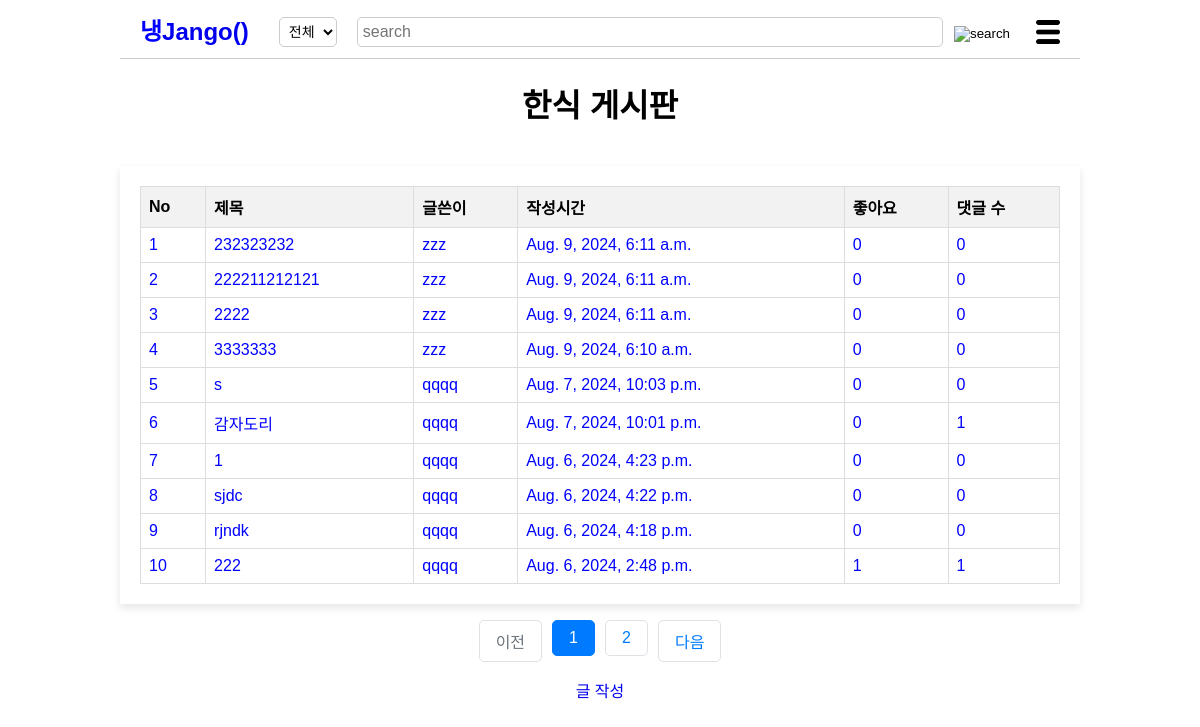
Before: /koreapost/ with the older database file.
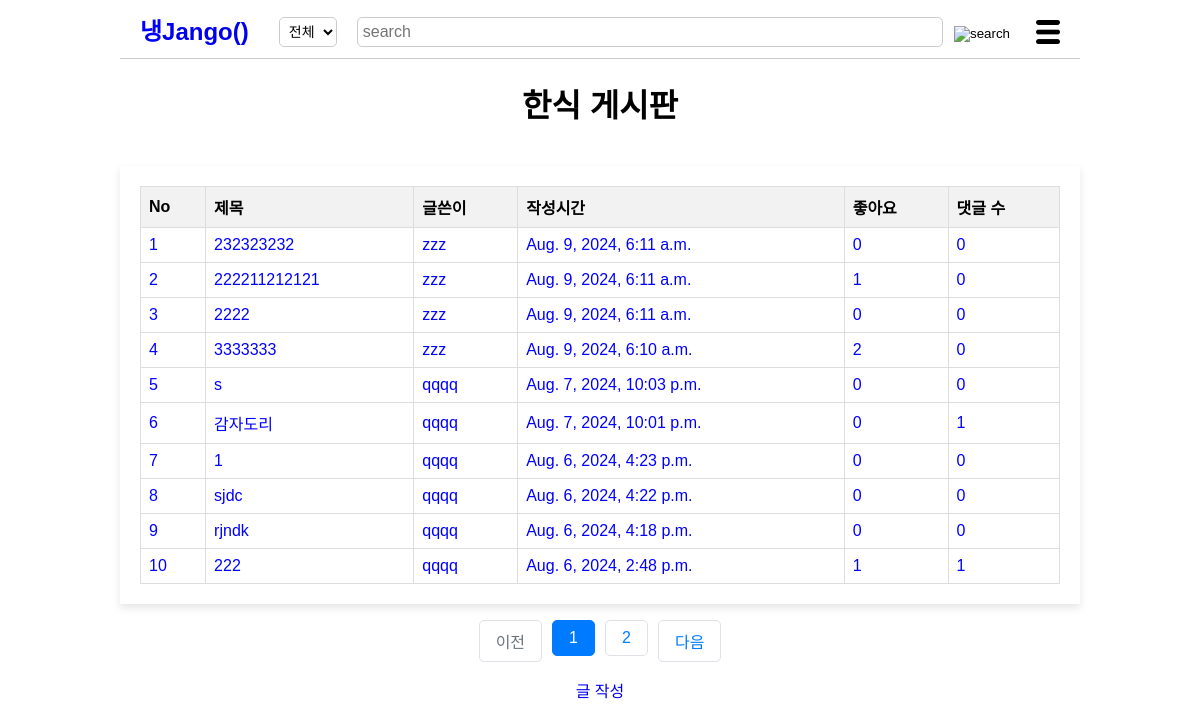
After: the same page with the newer database file.
### post/models.py (models this page shows, shortened)
class Post(models.Model):
    title = models.CharField(max_length=200)
    cooktime = models.IntegerField()
    ingredient = models.TextField()
    cookmethod = models.TextField()
    created_at=models.DateTimeField(auto_now_add=True)
    writer=models.ForeignKey(User, on_delete=models.CASCADE)
    like_users=models.ManyToManyField(settings.AUTH_USER_MODEL, related_name='like_posts', blank=True)
    updated_at=models.DateTimeField(null=True, blank=True, auto_now=True)
    category = models.ForeignKey(Category, on_delete=models.CASCADE)

### post/views/post_views.py (the view)
# urls.py: path('<str:category_name>/',list, name='list'),
def list(request, category_name):
    request.session['previous_page'] = request.get_full_path()
    category = get_object_or_404(Category, name=category_name)
    posts = Post.objects.filter(category=category).annotate(comment_count=Count('comment')).order_by('-created_at').order_by('-created_at')
    page=request.GET.get('page', '1')
    paginator=Paginator(posts, 10)
    page_obj=paginator.get_page(page)
    context={
        'list': page_obj,
        }
    if category_name=="koreapost":
        return render(request, 'koreapost.html', context)
    elif category_name=="chinapost":
        return render(request, 'chinapost.html', context)
    elif category_name=="japanpost":
        return render(request, 'japanpost.html', context)
    else:
        return render(request, '404.html')

### post/templates/koreapost.html (shortened to what this page needs)
<!DOCTYPE html>
<html lang="ko">
    <head>
        {% load static %}
        <link rel="stylesheet" href="{%static 'css/styles-koreapost.css' %}">
</head>
<body>
    <header>
        <div class="logo"><a href="{% url 'post:main' %}">
            <span class="blue">냉</span>Jango()</a>
        </div>
        <select id="search-type">
            <option value="all">전체</option>
        </select>
        <div class="search-bar">
            <input type="text" placeholder="search">
            <button><img src="{% static 'image/search-icon.png' %}" alt="search"></button>
        </div>
        <div class="menu-icon">
            <img src="{% static 'image/menu-icon.png' %}" alt="menu">
        </div>
    </header>
        <h1>한식 게시판</h1>
        <br>
        <div class="container">
            <table>
                <thead>
                    <tr>
                        <th>No</th>
                        <th>제목</th>
                        <th>글쓴이</th>
                        <th>작성시간</th>
                        <th>좋아요</th>
                        <th>댓글 수</th>
                    </tr>
                </thead>
                <tbody>
                    {% for post in list %}
                    <tr class="fixed" data-href="{% url 'post:show' post.id %}">
                        <td>{{ forloop.counter }}</td>
                        <td>{{ post.title }}</td>
                        <td>{{ post.writer }}</td>
                        <td>{{ post.created_at }}</td>
                        <td>{{ post.like_users.all.count }}</td>
                        <td>{{ post.comment_count }}</td>
                    </tr>
                    {% endfor %}
                </tbody>
            </table>
        </div>
        <ul class="pagination justify-content-center">
            {% if list.has_previous %}
                <li class="page-item">
                    <a class="page-link" href="?page={{ list.previous_page_number }}">이전</a>
                </li>
            {% else %}
                <li class="page-item disabled">
                    <a class="page-link" tabindex="-1" aria-disabled="true" href="#">이전</a>
                </li>
            {% endif %}
            {% for page_number in list.paginator.page_range %}
            {% if page_number >= list.number|add:-5 and page_number <= list.number|add:5 %}
            {% if page_number == list.number %}
                <li class="page-item active" aria-current="page">
                    <a class="page-link" href="?page={{ page_number }}">{{ page_number }}</a>
                </li>
            {% else %}
                <li class="page-item">
                    <a class="page-link" href="?page={{ page_number }}">{{ page_number }}</a>
                </li>
            {% endif %}
            {% endif %}
            {% endfor %}
            {% if list.has_next %}
                <li class="page-item">
                    <a class="page-link" href="?page={{ list.next_page_number }}">다음</a>
                </li>
            {% else %}
                <li class="page-item disabled">
                    <a class="page-link" tabindex="-1" aria-disabled="true" href="#">다음</a>
                </li>
            {% endif %}
        </ul>
    <a href="{% url 'post:write' %}">글 작성</a>
    </body>
</html>

Changed rows visible on the page:
changed Post (number 2 of 10 on the later page): like_users.all.count "0" → "1"
changed Post "Aug. 9, 2024, 6:10 a.m.": like_users.all.count "0" → "2"
